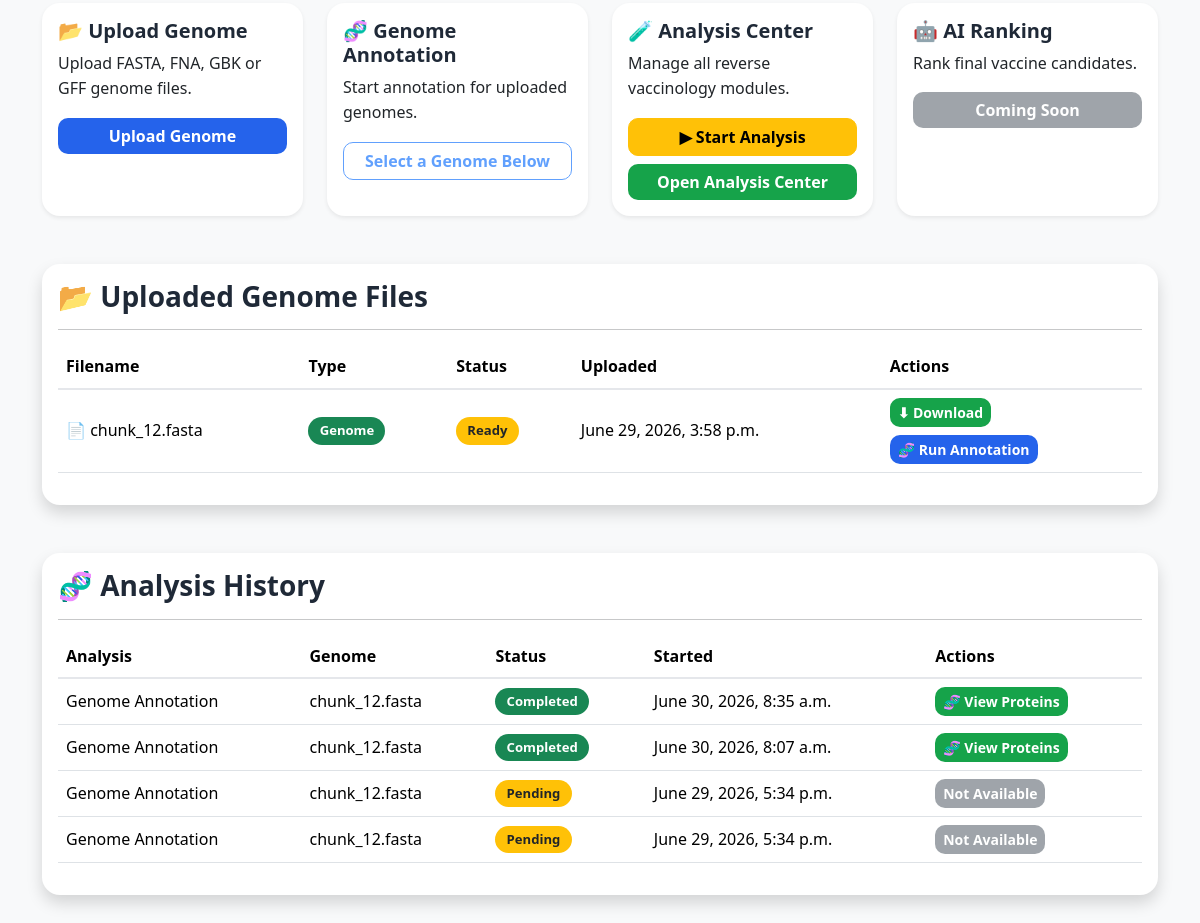
Page /projects/1/ (lower part) on the earlier database version.
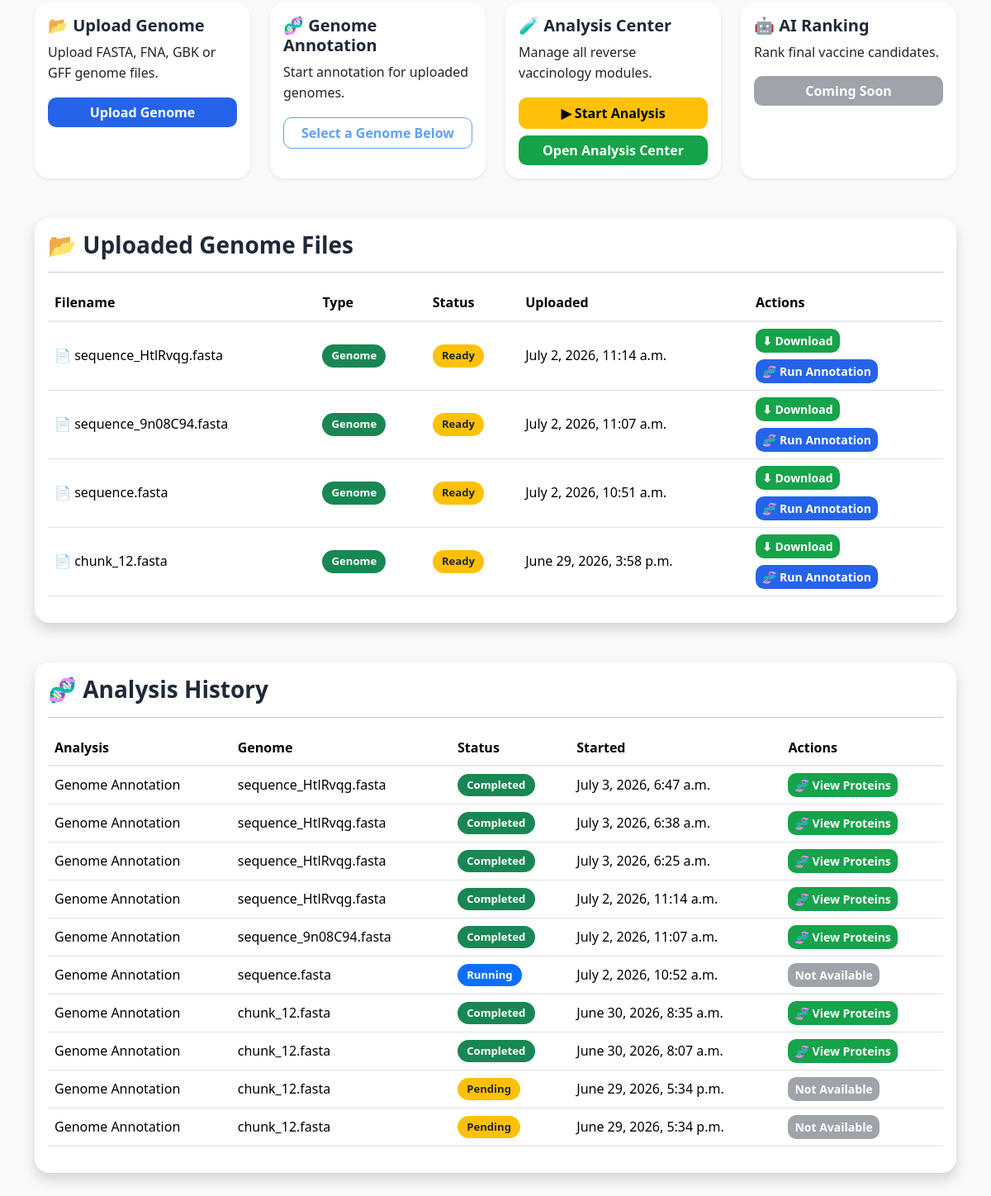
Same page on the later database version.
### users/models.py (models this page shows, shortened)
class Genome(models.Model):
    project = models.ForeignKey(
        Project,
        on_delete=models.CASCADE,
        related_name="genomes"
    )
    genome_file = models.FileField(
        upload_to="genomes/"
    )
    uploaded_at = models.DateTimeField(
        auto_now_add=True
    )

class Analysis(models.Model):
    ANALYSIS_TYPES = [
        ("annotation", "Genome Annotation"),
        ("signalp", "SignalP"),
        ("tmhmm", "TMHMM"),
        ("psortb", "PSORTb"),
        ("blast", "BLAST"),
        ("vaxijen", "VaxiJen"),
        ("ai", "AI Analysis"),
    ]
    STATUS_CHOICES = [
        ("pending", "Pending"),
        ("running", "Running"),
        ("completed", "Completed"),
        ("failed", "Failed"),
    ]
    project = models.ForeignKey(
        Project,
        on_delete=models.CASCADE,
        related_name="analyses",
    )
    genome = models.ForeignKey(
        Genome,
        on_delete=models.CASCADE,
        related_name="analyses",
    )
    analysis_type = models.CharField(
        max_length=50,
        choices=ANALYSIS_TYPES,
    )
    status = models.CharField(
        max_length=20,
        choices=STATUS_CHOICES,
        default="pending",
    )
    output_directory = models.CharField(
        max_length=500,
        blank=True,
    )
    log = models.TextField(
        blank=True,
    )
    exit_code = models.IntegerField(
        null=True,
        blank=True,
    )
    started_at = models.DateTimeField(
        auto_now_add=True,
    )
    completed_at = models.DateTimeField(
        null=True,
        blank=True,
    )

### users/views.py (the view, shortened to what this page needs)
def project_detail(request, project_id):
    project = get_object_or_404(
        Project,
        id=project_id,
    )
    genomes = (
        Genome.objects.filter(
            project=project,
        )
        .order_by("-uploaded_at")
    )
    analyses = (
        Analysis.objects.filter(
            project=project,
        )
        .order_by("-started_at")
    )
    workflow_run = (
        WorkflowRun.objects.filter(
            project=project,
        )
        .order_by("-started_at")
        .first()
    )
    workflow_tasks = []
    return render(
        request,
        "projects/detail.html",
        {
            "project": project,
            "genomes": genomes,
            "analyses": analyses,
            "workflow_run": workflow_run,
            "workflow_tasks": workflow_tasks,
        },
    )

### templates/projects/detail.html (shortened to what this page needs)
{% extends "base.html" %}
{% block content %}
<div class="row g-4 mb-5">
    <div class="col-md-3">
        <div class="card shadow-sm h-100">
            <div class="card-body">
                <h5>📂 Upload Genome</h5>
                <p>
                    Upload FASTA, FNA, GBK or GFF genome files.
                </p>
                <a
                    href="/projects/{{ project.id }}/upload/"
                    class="btn btn-primary w-100">
                    Upload Genome
                </a>
            </div>
        </div>
    </div>
    <div class="col-md-3">
        <div class="card shadow-sm h-100">
            <div class="card-body">
                <h5>🧬 Genome Annotation</h5>
                <p>
                    Start annotation for uploaded genomes.
                </p>
                <button
                    class="btn btn-outline-primary w-100"
                    disabled>
                    Select a Genome Below
                </button>
            </div>
        </div>
    </div>
    <div class="col-md-3">
        <div class="card shadow-sm h-100">
            <div class="card-body">
                <h5>🧪 Analysis Center</h5>
                <p>
                    Manage all reverse vaccinology modules.
                </p>
                <a
                    href="{% url 'start_workflow' project.id %}"
                    class="btn btn-warning w-100 mb-2">
                    ▶ Start Analysis
                </a>
                <a
                    href="{% url 'analysis_dashboard' project.id %}"
                    class="btn btn-success w-100">
                    Open Analysis Center
                </a>
            </div>
        </div>
    </div>
    <div class="col-md-3">
        <div class="card shadow-sm h-100">
            <div class="card-body">
                <h5>🤖 AI Ranking</h5>
                <p>
                    Rank final vaccine candidates.
                </p>
                <button
                    class="btn btn-secondary w-100"
                    disabled>
                    Coming Soon
                </button>
            </div>
        </div>
    </div>
</div>
<div class="card shadow mb-5">
    <div class="card-body">
        <h3>📂 Uploaded Genome Files</h3>
        <hr>
        {% if genomes %}
        <table class="table table-hover align-middle">
            <thead>
                <tr>
                    <th>Filename</th>
                    <th>Type</th>
                    <th>Status</th>
                    <th>Uploaded</th>
                    <th>Actions</th>
                </tr>
            </thead>
            <tbody>
            {% for genome in genomes %}
                <tr>
                    <td>
                        📄 {{ genome.genome_file.name|cut:"genomes/" }}
                    </td>
                    <td>
                        <span class="badge bg-success">
                            Genome
                        </span>
                    </td>
                    <td>
                        <span class="badge bg-warning text-dark">
                            Ready
                        </span>
                    </td>
                    <td>
                        {{ genome.uploaded_at }}
                    </td>
                    <td>
                        <a
                            href="{% url 'download_genome' genome.id %}"
                            class="btn btn-sm btn-success mb-2">
                            ⬇ Download
                        </a>
                        <br>
                        <a
                            href="{% url 'run_annotation' genome.id %}"
                            class="btn btn-sm btn-primary">
                            🧬 Run Annotation
                        </a>
                    </td>
                </tr>
            {% endfor %}
            </tbody>
        </table>
        {% else %}
        <div class="alert alert-warning">
            No genome uploaded yet.
        </div>
        {% endif %}
    </div>
</div>
<div class="card shadow">
    <div class="card-body">
        <h3>🧬 Analysis History</h3>
        <hr>
        {% if analyses %}
        <table class="table table-hover align-middle">
            <thead>
                <tr>
                    <th>Analysis</th>
                    <th>Genome</th>
                    <th>Status</th>
                    <th>Started</th>
                    <th>Actions</th>
                </tr>
            </thead>
            <tbody>
            {% for analysis in analyses %}
                <tr>
                    <td>
                        {{ analysis.get_analysis_type_display }}
                    </td>
                    <td>
                        {{ analysis.genome.genome_file.name|cut:"genomes/" }}
                    </td>
                    <td>
                        {% if analysis.status == "completed" %}
                            <span class="badge bg-success">
                                Completed
                            </span>
                        {% elif analysis.status == "running" %}
                            <span class="badge bg-primary">
                                Running
                            </span>
                        {% elif analysis.status == "failed" %}
                            <span class="badge bg-danger">
                                Failed
                            </span>
                        {% else %}
                            <span class="badge bg-warning text-dark">
                                Pending
                            </span>
                        {% endif %}
                    </td>
                    <td>
                        {{ analysis.started_at }}
                    </td>
                    <td>
                        {% if analysis.status == "completed" %}
                            <a
                                href="{% url 'protein_list' analysis.id %}"
                                class="btn btn-sm btn-success">
                                🧬 View Proteins
                            </a>
                        {% else %}
                            <button
                                class="btn btn-sm btn-secondary"
                                disabled>
                                Not Available
                            </button>
                        {% endif %}
                    </td>
                </tr>
            {% endfor %}
            </tbody>
        </table>
        {% else %}
        <div class="alert alert-info">
            No analysis has been started yet.
        </div>
        {% endif %}
    </div>
</div>
{% endblock %}

### templates/base.html (shortened to what this page needs)
{% load static %}
<!DOCTYPE html>
<html lang="en">
<head>
    <link
        href="https://cdn.jsdelivr.net/npm/bootstrap@5.3.7/dist/css/bootstrap.min.css"
        rel="stylesheet">
    <link
        rel="stylesheet"
        href="{% static 'css/style.css' %}">
</head>
<body class="bg-light">
<div class="container py-5">
    {% block content %}
    {% endblock %}
</div>
</body>
</html>

### static/css/style.css (style rules this page uses)
:root { --primary:#2563eb; --primary-dark:#1d4ed8; --success:#16a34a; --warning:#f59e0b; --danger:#dc2626; --info:#06b6d4; --background:#f8fafc; --card:#ffffff; --text:#1f2937; --muted:#6b7280; --border:#e5e7eb; }
body { background:var(--background); color:var(--text); font-family: "Segoe UI", Tahoma, Geneva, Verdana, sans-serif; font-size:16px; line-height:1.6; }
h1,h2,h3,h4,h5,h6 { font-weight:700; color:var(--text); }
a { text-decoration:none; }
.card { border:none; border-radius:18px; background:var(--card); box-shadow: 0 10px 30px rgba(0,0,0,.08); transition: transform .25s, box-shadow .25s; }
.btn { border-radius:10px; font-weight:600; transition:.25s; }
.btn-primary { background:var(--primary); border:none; }
.btn-success { background:var(--success); border:none; }
.btn-secondary { border:none; }
.table { vertical-align:middle; }
.table thead { background:#f1f5f9; }
.table th { font-weight:700; border-bottom:2px solid var(--border); }
.table tbody tr { transition:.2s; }
.badge { font-size:.82rem; padding:.45rem .7rem; border-radius:20px; }

Differences in the rows shown:
added Genome: genome_file.name "sequence_HtlRvqg.fasta", uploaded_at "July 2, 2026, 11:14 a.m."
added Genome: genome_file.name "sequence_9n08C94.fasta", uploaded_at "July 2, 2026, 11:07 a.m."
added Genome: genome_file.name "sequence.fasta", uploaded_at "July 2, 2026, 10:51 a.m."
added Analysis: analysis_type "Genome Annotation", genome.genome_file.name "sequence_HtlRvqg.fasta", status "Completed", started_at "July 3, 2026, 6:47 a.m."
added Analysis: analysis_type "Genome Annotation", genome.genome_file.name "sequence_HtlRvqg.fasta", status "Completed", started_at "July 3, 2026, 6:38 a.m."
added Analysis: analysis_type "Genome Annotation", genome.genome_file.name "sequence_HtlRvqg.fasta", status "Completed", started_at "July 3, 2026, 6:25 a.m."
added Analysis: analysis_type "Genome Annotation", genome.genome_file.name "sequence_HtlRvqg.fasta", status "Completed", started_at "July 2, 2026, 11:14 a.m."
added Analysis: analysis_type "Genome Annotation", genome.genome_file.name "sequence_9n08C94.fasta", status "Completed", started_at "July 2, 2026, 11:07 a.m."
added Analysis: analysis_type "Genome Annotation", genome.genome_file.name "sequence.fasta", status "Running", started_at "July 2, 2026, 10:52 a.m."
